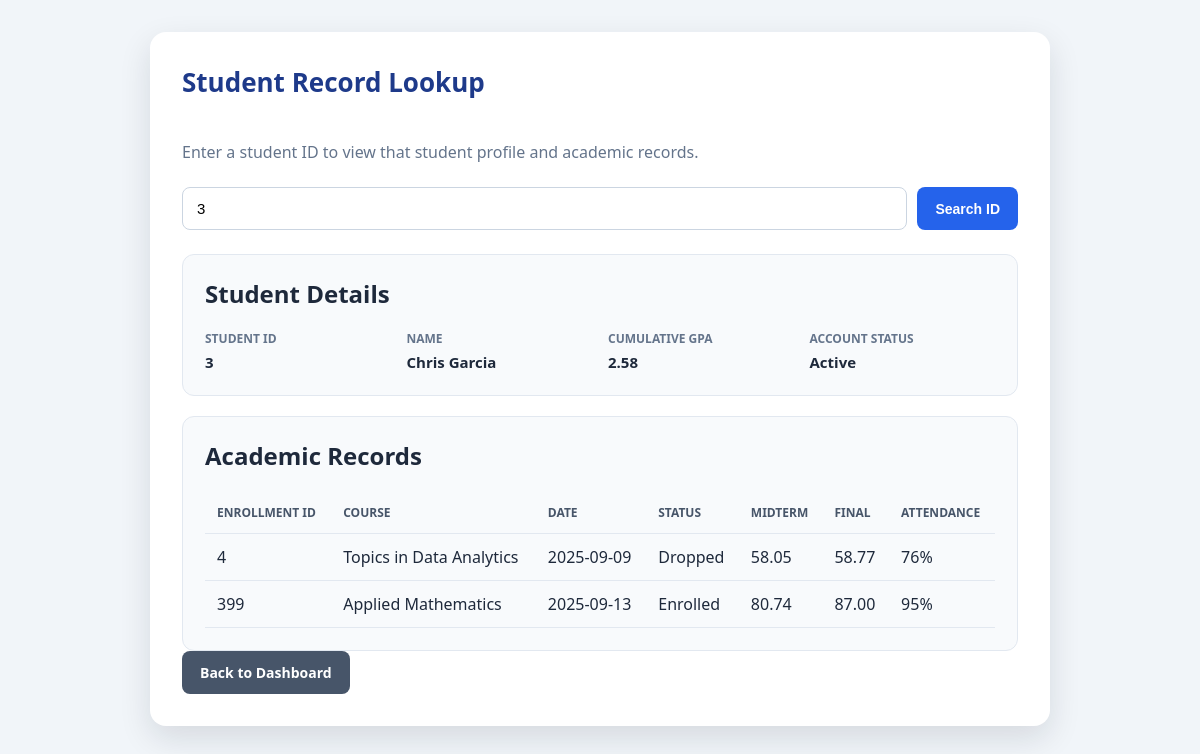
/view_record.php?id=3 (signed in), run on the app's committed database.
### tables this page shows
CREATE TABLE IF NOT EXISTS `track_students` (
  `student_id` int NOT NULL AUTO_INCREMENT,
  `first_name` varchar(50) NOT NULL,
  `last_name` varchar(50) NOT NULL,
  `email` varchar(100) NOT NULL,
  `phone_number` varchar(20) DEFAULT NULL,
  `date_of_birth` date DEFAULT NULL,
  `gender` enum('Male','Female','Other') DEFAULT NULL,
  `home_address` varchar(255) DEFAULT NULL,
  `admission_date` date DEFAULT NULL,
  `cumulative_gpa` decimal(3,2) DEFAULT NULL,
  `account_status` enum('Active','Suspended','Graduated','Withdrawn') DEFAULT 'Active',
  PRIMARY KEY (`student_id`),
  UNIQUE KEY `email` (`email`)
);

CREATE TABLE IF NOT EXISTS `track_enrollments` (
  `enrollment_id` int NOT NULL AUTO_INCREMENT,
  `student_id` int NOT NULL,
  `course_id` int NOT NULL,
  `enrollment_date` date NOT NULL,
  `enrollment_status` enum('Enrolled','Completed','Dropped','Withdrawn') DEFAULT 'Enrolled',
  `midterm_grade` decimal(5,2) DEFAULT NULL,
  `final_grade` decimal(5,2) DEFAULT NULL,
  `attendance_rate` int DEFAULT NULL,
  `financial_clearance` tinyint(1) DEFAULT '1',
  `administrative_remarks` varchar(255) DEFAULT NULL,
  `created_at` timestamp NULL DEFAULT CURRENT_TIMESTAMP,
  PRIMARY KEY (`enrollment_id`),
  KEY `fk_student` (`student_id`),
  KEY `fk_course` (`course_id`),
  CONSTRAINT `fk_course` FOREIGN KEY (`course_id`) REFERENCES `track_courses` (`course_id`) ON DELETE CASCADE,
  CONSTRAINT `fk_student` FOREIGN KEY (`student_id`) REFERENCES `track_students` (`student_id`) ON DELETE CASCADE,
  CONSTRAINT `track_enrollments_chk_1` CHECK ((`attendance_rate` between 0 and 100))
);

CREATE TABLE IF NOT EXISTS `track_courses` (
  `course_id` int NOT NULL AUTO_INCREMENT,
  `course_code` varchar(20) NOT NULL,
  `course_name` varchar(100) NOT NULL,
  `department_name` varchar(50) NOT NULL,
  `credit_hours` int NOT NULL,
  `instructor_name` varchar(100) DEFAULT NULL,
  `schedule_time` varchar(50) DEFAULT NULL,
  `room_number` varchar(20) DEFAULT NULL,
  `max_capacity` int DEFAULT '30',
  `academic_semester` varchar(20) DEFAULT NULL,
  `is_active` tinyint(1) DEFAULT '1',
  PRIMARY KEY (`course_id`),
  UNIQUE KEY `course_code` (`course_code`)
);

### view_record.php (the view, shortened to what this page needs)
<?php
$isAdmin = strcasecmp($_SESSION['role'] ?? 'User', 'Admin') === 0;
$studentId = filter_var($_SESSION['student_id'] ?? null, FILTER_VALIDATE_INT);
require_once __DIR__ . '/db.php';
$student = null;
$enrollments = [];
$search_id = $isAdmin
    ? trim($_POST['search_id'] ?? $_GET['id'] ?? '')
    : (string) $studentId;
if (!$isAdmin || $_SERVER['REQUEST_METHOD'] === 'POST' || isset($_GET['id'])) {
    if ($search_id === '' || !ctype_digit($search_id) || (int) $search_id < 1) {
        $error = 'Please enter a valid numeric student ID.';
    } else {
        $studentStmt = $pdo->prepare("
            SELECT student_id, first_name, last_name, cumulative_gpa, account_status
            FROM track_students
            WHERE student_id = ?
        ");
        $studentStmt->execute([$search_id]);
        $student = $studentStmt->fetch();
        if ($student) {
            $enrollmentStmt = $pdo->prepare("
                SELECT e.enrollment_id, c.course_name, e.enrollment_date,
                       e.enrollment_status, e.midterm_grade, e.final_grade,
                       e.attendance_rate
                FROM track_enrollments e
                JOIN track_courses c ON c.course_id = e.course_id
                WHERE e.student_id = ?
                ORDER BY e.enrollment_id
            ");
            $enrollmentStmt->execute([$search_id]);
            $enrollments = $enrollmentStmt->fetchAll();
        } else {
            $error = 'No student record found with ID: ' . $search_id;
        }
    }
}
?>
<!DOCTYPE html>
<html lang="en">
<head>
</head>
<body>
    <main class="container">
        <header class="page-header">
            <h1><?= $isAdmin ? 'Student Record Lookup' : 'My Student Record' ?></h1>
        </header>
        <p class="subtitle"><?= $isAdmin ? 'Enter a student ID to view that student profile and academic records.' : 'Your profile and academic records are shown below.' ?></p>
        <?php if ($isAdmin): ?>
        <form class="search-form" action="view_record.php" method="POST">
            <input type="number" name="search_id" min="1" step="1" value="<?= htmlspecialchars($search_id) ?>" placeholder="Enter student ID" required>
            <button type="submit">Search ID</button>
        </form>
        <?php endif; ?>
        <?php if ($student): ?>
            <section class="card" aria-labelledby="student-details-heading">
                <h2 id="student-details-heading">Student Details</h2>
                <div class="profile-grid">
                    <div class="profile-field">
                        <span>Student ID</span>
                        <strong><?= htmlspecialchars((string) $student['student_id']) ?></strong>
                    </div>
                    <div class="profile-field">
                        <span>Name</span>
                        <strong><?= htmlspecialchars($student['first_name'] . ' ' . $student['last_name']) ?></strong>
                    </div>
                    <div class="profile-field">
                        <span>Cumulative GPA</span>
                        <strong><?= $student['cumulative_gpa'] !== null ? htmlspecialchars((string) $student['cumulative_gpa']) : 'Not available' ?></strong>
                    </div>
                    <div class="profile-field">
                        <span>Account Status</span>
                        <strong><?= htmlspecialchars($student['account_status']) ?></strong>
                    </div>
                </div>
            </section>
            <section class="card" aria-labelledby="academic-records-heading">
                <h2 id="academic-records-heading">Academic Records</h2>
                <?php if ($enrollments): ?>
                    <div class="table-wrap">
                        <table>
                            <thead>
                                <tr>
                                    <th>Enrollment ID</th>
                                    <th>Course</th>
                                    <th>Date</th>
                                    <th>Status</th>
                                    <th>Midterm</th>
                                    <th>Final</th>
                                    <th>Attendance</th>
                                </tr>
                            </thead>
                            <tbody>
                                <?php foreach ($enrollments as $enrollment): ?>
                                    <tr>
                                        <td><?= htmlspecialchars((string) $enrollment['enrollment_id']) ?></td>
                                        <td><?= htmlspecialchars($enrollment['course_name']) ?></td>
                                        <td><?= htmlspecialchars($enrollment['enrollment_date']) ?></td>
                                        <td><?= htmlspecialchars($enrollment['enrollment_status']) ?></td>
                                        <td><?= $enrollment['midterm_grade'] !== null ? htmlspecialchars((string) $enrollment['midterm_grade']) : 'N/A' ?></td>
                                        <td><?= $enrollment['final_grade'] !== null ? htmlspecialchars((string) $enrollment['final_grade']) : 'N/A' ?></td>
                                        <td><?= $enrollment['attendance_rate'] !== null ? htmlspecialchars((string) $enrollment['attendance_rate']) . '%' : 'N/A' ?></td>
                                    </tr>
                                <?php endforeach; ?>
                            </tbody>
                        </table>
                    </div>
                <?php else: ?>
                    <p class="empty-state">There are no course enrollment records for this student.</p>
                <?php endif; ?>
            </section>
        <?php endif; ?>
        <?php if ($isAdmin): ?>
            <a href="index.php" class="back-link">Back to Dashboard</a>
        <?php endif; ?>
    </main>
</body>
</html>

### view_record.php (style rules this page uses)
* { box-sizing: border-box; }
body { margin: 0; padding: 32px 16px; font-family: 'Segoe UI', Tahoma, Geneva, Verdana, sans-serif; background: #f1f5f9; color: #1e293b; }
.container { width: 100%; max-width: 900px; margin: 0 auto; padding: 32px; background: #fff; border-radius: 16px; box-shadow: 0 12px 32px rgba(15, 23, 42, 0.12); }
.page-header { display: flex; justify-content: space-between; align-items: center; gap: 16px; margin-bottom: 24px; }
h1, h2, h3 { margin-top: 0; }
h1 { color: #1e3a8a; font-size: 26px; }
.subtitle { margin-bottom: 24px; color: #64748b; }
.search-form { display: flex; gap: 10px; margin-bottom: 24px; }
.search-form input { flex: 1; min-width: 0; padding: 12px 14px; border: 1px solid #cbd5e1; border-radius: 8px; font-size: 15px; }
.search-form button, .back-link { display: inline-block; padding: 12px 18px; border: 0; border-radius: 8px; background: #2563eb; color: #fff; font-size: 14px; font-weight: 600; text-decoration: none; cursor: pointer; }
.card { margin-top: 20px; padding: 22px; border: 1px solid #e2e8f0; border-radius: 12px; background: #f8fafc; }
.profile-grid { display: grid; grid-template-columns: repeat(auto-fit, minmax(180px, 1fr)); gap: 16px; }
.profile-field span { display: block; margin-bottom: 4px; color: #64748b; font-size: 12px; font-weight: 700; text-transform: uppercase; }
.profile-field strong { font-size: 15px; }
.table-wrap { overflow-x: auto; }
table { width: 100%; border-collapse: collapse; }
th, td { padding: 12px; border-bottom: 1px solid #e2e8f0; text-align: left; white-space: nowrap; }
th { color: #475569; font-size: 12px; text-transform: uppercase; }
.back-link, .logout-link { display: inline-block; padding: 12px 18px; border-radius: 8px; background: #475569; color: #fff; font-size: 14px; font-weight: 600; text-decoration: none; }

### data on the page
track_students: student_id "3", first_name+last_name "Chris Garcia", cumulative_gpa "2.58", account_status "Active"
track_enrollments: enrollment_id "4", course.course_name "Topics in Data Analytics", enrollment_date "2025-09-09", enrollment_status "Dropped", midterm_grade "58.05", final_grade "58.77", attendance_rate "76"
track_enrollments: enrollment_id "399", course.course_name "Applied Mathematics", enrollment_date "2025-09-13", enrollment_status "Enrolled", midterm_grade "80.74", final_grade "87.00", attendance_rate "95"
